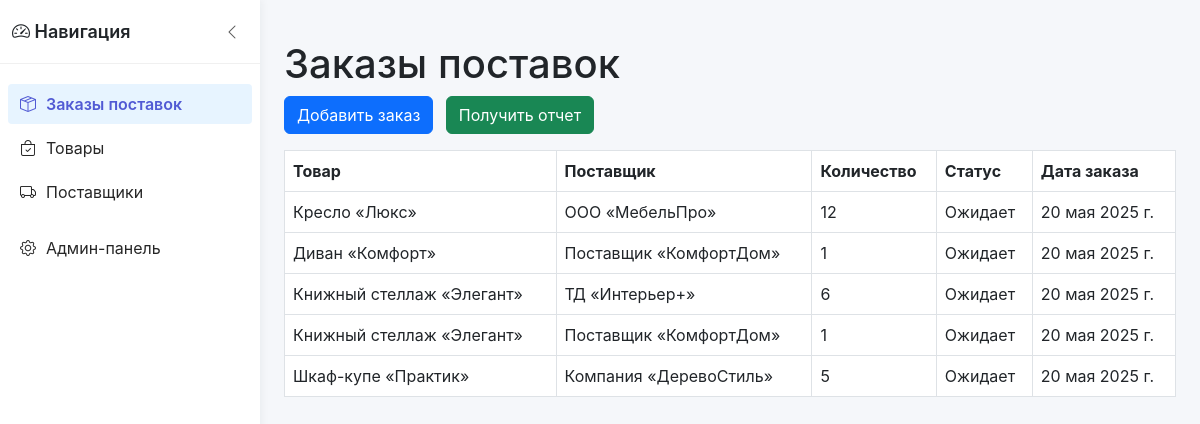
Screenshot of /orders/ (signed in) with the database file from the repository.
### supply/models.py (models this page shows, shortened)
class SupplyOrder(models.Model):
    STATUS_CHOICES = [
        ('waiting', 'Ожидает'),
        ('delivered', 'Доставлено'),
        ('cancelled', 'Отменено'),
    ]
    product = models.ForeignKey(Product, verbose_name='Товар', on_delete=models.CASCADE)
    supplier = models.ForeignKey(Supplier, verbose_name='Поставщик', on_delete=models.CASCADE)
    quantity = models.PositiveIntegerField('Количество')
    status = models.CharField('Статус', max_length=10, choices=STATUS_CHOICES, default='waiting')
    order_date = models.DateField('Дата заказа', auto_now_add=True)

class Product(models.Model):
    name = models.CharField('Название товара', max_length=100)
    description = models.TextField('Описание', blank=True)
    price = models.DecimalField('Цена', max_digits=10, decimal_places=2)
    stock_quantity = models.PositiveIntegerField('Количество на складе', default=0)

class Supplier(models.Model):
    name = models.CharField('Поставщик', max_length=100)
    contact_info = models.CharField('Контактная информация', max_length=200, blank=True)

### supply/views.py (the view)
# urls.py: path('', views.order_list, name='order_list'),
@admin_required
def order_list(request):
    orders = SupplyOrder.objects.all().order_by('-order_date')
    return render(request, 'supply/order_list.html', {'orders': orders})

### supply/views.py (called while the page is built)
def admin_required(view_func):
    return user_passes_test(lambda u: u.is_active and u.is_staff)(view_func)

### supply/templates/supply/order_list.html
{% extends "supply/base.html" %} {% block title %} Список поставок{% endblock %} {% block content %}
<h1 class="mt-3">Заказы поставок</h1>
<a href="{% url 'order_create' %}" class="btn btn-primary mb-3">Добавить заказ</a>
<a href="{% url 'order_report' %}" class="btn btn-success mb-3 ms-2">Получить отчет</a>
<table class="table table-bordered">
	<thead>
		<tr>
			<th>Товар</th>
			<th>Поставщик</th>
			<th>Количество</th>
			<th>Статус</th>
			<th>Дата заказа</th>
		</tr>
	</thead>
	<tbody>
		{% for order in orders %}
		<tr>
			<td>{{ order.product.name }}</td>
			<td>{{ order.supplier.name }}</td>
			<td>{{ order.quantity }}</td>
			<td>{{ order.get_status_display }}</td>
			<td>{{ order.order_date }}</td>
		</tr>
		{% empty %}
		<tr>
			<td colspan="5" class="text-center">Заказов пока нет</td>
		</tr>
		{% endfor %}
	</tbody>
</table>
{% endblock %}

### supply/templates/supply/base.html (shortened to what this page needs)
<!DOCTYPE html>
<html lang="ru">
	<head>
		<link href="https://cdn.jsdelivr.net/npm/bootstrap@5.3.0/dist/css/bootstrap.min.css" rel="stylesheet" />
		<link
			href="https://cdn.jsdelivr.net/npm/bootstrap-icons@1.10.5/font/bootstrap-icons.css"
			rel="stylesheet"
		/>
	</head>
	<body>
		<div class="layout">
			<aside class="sidebar" id="sidebar">
				<div class="sidebar-header">
					<h3 class="sidebar-title">
						<i class="bi bi-speedometer2"></i>
						<span>Навигация</span>
					</h3>
					<button
						class="toggle-btn"
						id="toggleSidebar"
						data-bs-toggle="tooltip"
						data-bs-placement="right"
						title="Свернуть меню"
					>
						<i class="bi bi-chevron-left" id="toggleIcon"></i>
					</button>
				</div>
				<ul class="nav-menu">
					<li class="nav-item">
						<a
							class="nav-link {% if request.resolver_match.url_name == 'order_list' %}active{% endif %}"
							href="{% url 'order_list' %}"
							data-bs-toggle="tooltip"
							data-bs-placement="right"
							title="Заказы поставок"
						>
							<i class="bi bi-box-seam"></i>
							<span>Заказы поставок</span>
						</a>
					</li>
					<li class="nav-item">
						<a
							class="nav-link {% if request.resolver_match.url_name == 'product_list' %}active{% endif %}"
							href="{% url 'product_list' %}"
							data-bs-toggle="tooltip"
							data-bs-placement="right"
							title="Товары"
						>
							<i class="bi bi-bag-check"></i>
							<span>Товары</span>
						</a>
					</li>
					<li class="nav-item">
						<a
							class="nav-link {% if request.resolver_match.url_name == 'supplier_list' %}active{% endif %}"
							href="{% url 'supplier_list' %}"
							data-bs-toggle="tooltip"
							data-bs-placement="right"
							title="Поставщики"
						>
							<i class="bi bi-truck"></i>
							<span>Поставщики</span>
						</a>
					</li>
					<li class="nav-item" style="margin-top: 16px">
						<a
							class="nav-link"
							href="/admin/"
							data-bs-toggle="tooltip"
							data-bs-placement="right"
							title="Админ-панель"
						>
							<i class="bi bi-gear"></i>
							<span>Админ-панель</span>
						</a>
					</li>
				</ul>
			</aside>
			<main class="main-content">
				<div class="content-area">{% block content %} {% endblock %}</div>
			</main>
		</div>
	</body>
</html>

### supply/templates/supply/base.html (style rules this page uses)
:root { --primary-color: #1890ff; --primary-hover: #000000; --primary-active: #515ad4; --sidebar-bg: #fff; --sidebar-collapsed-width: 80px; --sidebar-expanded-width: 260px; --sidebar-shadow: 2px 0 8px 0 rgba(29, 35, 41, 0.05); --transition-duration: 0.2s; }
body { background-color: #f5f7fa; font-family: -apple-system, BlinkMacSystemFont, "Segoe UI", Roboto, "Helvetica Neue", Arial, sans-serif; }
.layout { display: flex; min-height: 100vh; }
.sidebar { background-color: var(--sidebar-bg); box-shadow: var(--sidebar-shadow); height: 100vh; position: sticky; top: 0; transition: width var(--transition-duration) ease; width: var(--sidebar-expanded-width); z-index: 100; overflow-y: auto; overflow-x: hidden; }
.sidebar-header { display: flex; align-items: center; justify-content: space-between; padding: 16px 12px; height: 64px; border-bottom: 1px solid rgba(0, 0, 0, 0.06); }
.sidebar-title { font-size: 18px; font-weight: 600; margin: 0; white-space: nowrap; transition: opacity var(--transition-duration); }
.toggle-btn { background: none; border: none; cursor: pointer; font-size: 16px; color: rgba(0, 0, 0, 0.65); padding: 8px; margin-left: auto; position: relative; z-index: 110; }
.nav-menu { padding: 16px 0; list-style: none; margin: 0; }
.nav-item { position: relative; margin: 4px 0; padding: 0 8px; }
.nav-link { display: flex; align-items: center; height: 40px; padding: 0 12px; border-radius: 4px; color: rgba(0, 0, 0, 0.85); text-decoration: none; transition: all var(--transition-duration); white-space: nowrap; }
.nav-link.active { color: var(--primary-active); background-color: rgba(24, 144, 255, 0.1); font-weight: 600; }
.nav-link i { font-size: 16px; margin-right: 10px; flex-shrink: 0; }
.main-content { flex: 1; min-height: 100vh; transition: margin-left var(--transition-duration); overflow-x: hidden; }
.content-area { padding: 24px; }

### rows the page displays
SupplyOrder: product.name "Кресло «Люкс»", supplier.name "ООО «МебельПро»", quantity "12", status "Ожидает", order_date "20 мая 2025 г."
SupplyOrder: product.name "Диван «Комфорт»", supplier.name "Поставщик «КомфортДом»", quantity "1", status "Ожидает", order_date "20 мая 2025 г."
SupplyOrder: product.name "Книжный стеллаж «Элегант»", supplier.name "ТД «Интерьер+»", quantity "6", status "Ожидает", order_date "20 мая 2025 г."
SupplyOrder: product.name "Книжный стеллаж «Элегант»", supplier.name "Поставщик «КомфортДом»", quantity "1", status "Ожидает", order_date "20 мая 2025 г."
SupplyOrder: product.name "Шкаф-купе «Практик»", supplier.name "Компания «ДеревоСтиль»", quantity "5", status "Ожидает", order_date "20 мая 2025 г."
